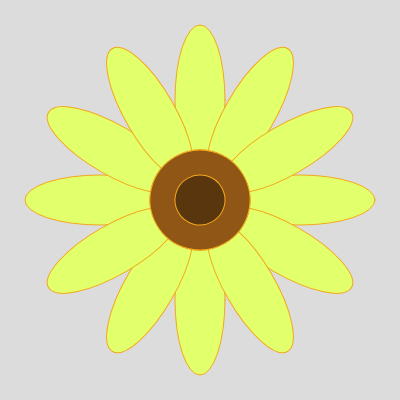
Frame 1 (no input)
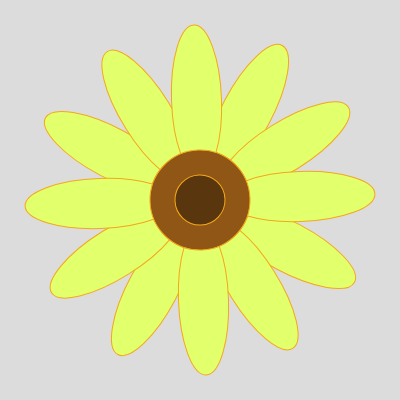
Frame 60 (no input)
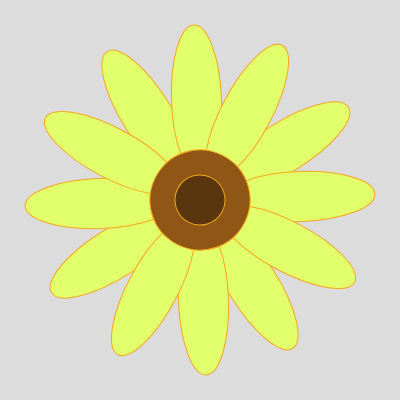
Frame 120 (the mouse pressed at the canvas centre since frame 60)

The p5.js sketch that drew these frames (run headless with seeded random() and noise() and a simulated clock; from frame 60 on, the mouse is pressed at the canvas centre):

// p5.js sketch
// ── sketch.js
let angle = 0;

function setup() {
  createCanvas(400, 400);
 
}

function draw() {
  background(220);
  myFlower(width/2, height/2, 100, 100, angle);
  myFlower(width/2, height/2, 100, 100, angle + 30);
  myFlower(width/2, height/2, 100, 100, angle + 60);
  
  angle += 2;
  
  
}

function myFlower(x, y, w, h, r) {
  push();
  translate(x, y);
  rotate(radians(r))
  stroke("#F3A81B");
  fill("#E2FF6C");
  ellipse(0, -h, w / 2, h * 1.5);
  ellipse(0, h, w / 2, h * 1.5);
  ellipse(-w, 0, w * 1.5, h / 2);
  ellipse(w, 0, w * 1.5, h / 2);
  fill("#905616");
  ellipse(0, 0, w, h);
  fill("#5A360E");
  ellipse(0, 0, w/2, h/2);
  
  pop();

}
